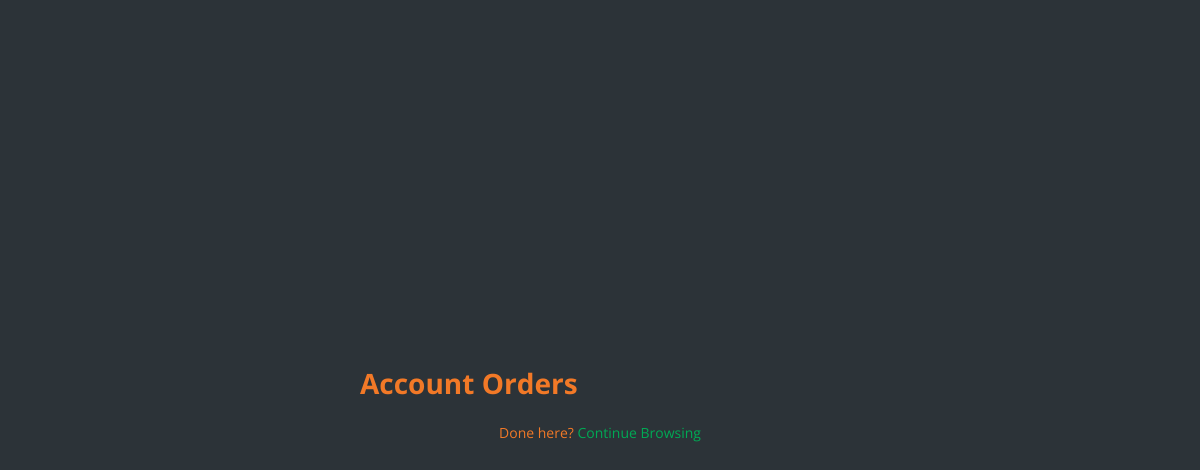
The page /accountOrders/ (signed in) on the database as committed earlier.
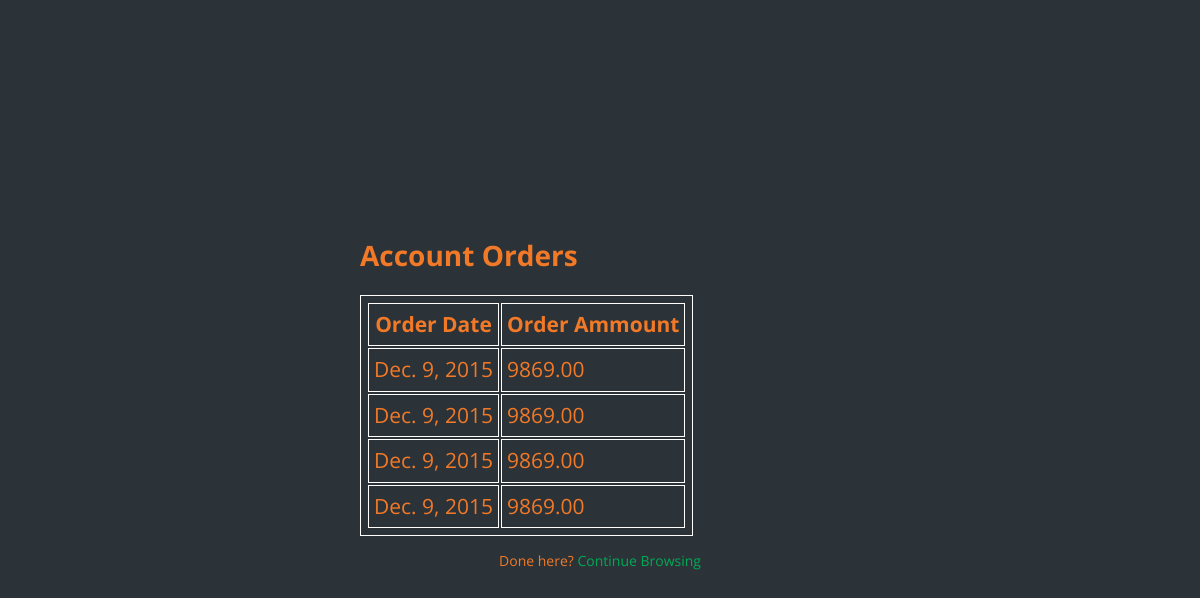
The same page on the database as committed later.
### webstore/models.py (models this page shows, shortened)
class Order(models.Model):
	contains = models.ForeignKey(Contains, null=True, blank=True)
	order_id = models.AutoField(primary_key=True)
	order_date = models.DateField()
	order_paid = models.DecimalField(max_digits=19,decimal_places=2)
	orders = models.ForeignKey(User)
	pass

### webstore/views.py (the view)
# urls.py: url(r'^accountOrders/','webstore.views.accountOrders'),
def accountOrders(request):
	try:
		activeUser = request.session['username']
	except KeyError:
		return login_user(request)
	orders = Order.objects.filter(orders__user_name = activeUser)
	return render(request,'accountOrders.html', {"orders" : orders})

### template/accountOrders.html (shortened to what this page needs)
<!DOCTYPE html PUBLIC "-//W3C//DTD XHTML 1.0 Transitional//EN" "http://www.w3.org/TR/xhtml1/DTD/xhtml1-transitional.dtd">
<html xmlns="http://www.w3.org/1999/xhtml" xml:lang="en" lang="en">
<head>
<link rel="stylesheet" type = "text/css" href= "/static/css/style.css" media = "screen"/>
</head>
<body>
<body class="align">
  <div class="site__container">
  <div class="grid__container">
  <h1>Account Orders</h1>
     <div ng-hide="">
    {% if orders %}
    <table style="padding: 5px; font-size:150%" id="Orders">
      <tr style="font: bold">
        <th> Order Date </th>
        <th> Order Ammount </th>
      </tr>
      {% for p in orders %}
      <tr >
        <td> {{ p.order_date }}</td>
        <td> {{ p.order_paid}} </td>
      </tr>
      {% endfor %}
      </table>
    {% endif %}
    </div>
        </div>
        <p class="text--center">Done here? <a href="/index">Continue Browsing</a> </p>
    </div>
</body>
</body>
</html>

Rows that differ between the two databases and show on the page:
added Order: order_date "Dec. 9, 2015", order_paid "9869.00"
added Order: order_date "Dec. 9, 2015", order_paid "9869.00"
added Order: order_date "Dec. 9, 2015", order_paid "9869.00"
added Order: order_date "Dec. 9, 2015", order_paid "9869.00"
Other text that changed with them:
text now shown: "Order Date Order Ammount"
